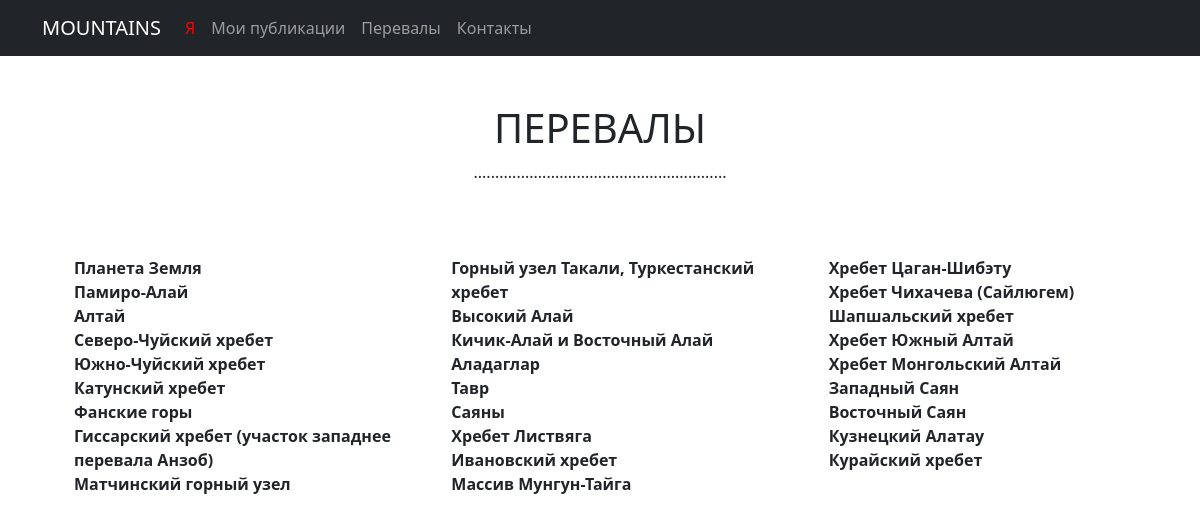
/mountains/pereval/, run on the app's committed database.
### Point/models.py (models this page shows)
class Pereval(models.Model):
    PE = 'Планета Земля'
    PA = 'Памиро-Алай'
    A = 'Алтай'
    NSR = 'Северо-Чуйский хребет'
    SCR = 'Южно-Чуйский хребет'
    KR = 'Катунский хребет'
    FM = 'Фанские горы'
    HR = 'Гиссарский хребет (участок западнее перевала Анзоб)'
    MMK = 'Матчинский горный узел'
    TH = 'Горный узел Такали, Туркестанский хребет'
    HA = 'Высокий Алай'
    EA = 'Кичик-Алай и Восточный Алай'
    ALA = 'Аладаглар'
    T = 'Тавр'
    S = 'Саяны'
    RL = 'Хребет Листвяга'
    IR = 'Ивановский хребет'
    MMT = 'Массив Мунгун-Тайга'
    RTS = 'Хребет Цаган-Шибэту'
    RCH = 'Хребет Чихачева (Сайлюгем)'
    SHR = 'Шапшальский хребет'
    RSA = 'Хребет Южный Алтай'
    RMA = 'Хребет Монгольский Алтай'
    WS = 'Западный Саян'
    ES = 'Восточный Саян'
    KA = 'Кузнецкий Алатау'
    KUR = 'Курайский хребет'
    POSITIONS = [
        (PE, 'Планета Земля'),
        (PA, 'Памиро-Алай'),
        (A, 'Алтай'),
        (NSR, 'Северо-Чуйский хребет'),
        (SCR, 'Южно-Чуйский хребет'),
        (KR, 'Катунский хребет'),
        (FM, 'Фанские горы'),
        (HR, 'Гиссарский хребет (участок западнее перевала Анзоб)'),
        (MMK, 'Матчинский горный узел'),
        (TH, 'Горный узел Такали, Туркестанский хребет'),
        (HA, 'Высокий Алай'),
        (EA, 'Кичик-Алай и Восточный Алай'),
        (ALA, 'Аладаглар'),
        (T, 'Тавр'),
        (S, 'Саяны'),
        (RL, 'Хребет Листвяга'),
        (IR, 'Ивановский хребет'),
        (MMT, 'Массив Мунгун-Тайга'),
        (RTS, 'Хребет Цаган-Шибэту'),
        (RCH, 'Хребет Чихачева (Сайлюгем)'),
        (SHR, 'Шапшальский хребет'),
        (RSA, 'Хребет Южный Алтай'),
        (RMA, 'Хребет Монгольский Алтай'),
        (WS, 'Западный Саян'),
        (ES, 'Восточный Саян'),
        (KA, 'Кузнецкий Алатау'),
        (KUR, 'Курайский хребет'),
    ]
    name_pereval = models.CharField(max_length=60, choices = POSITIONS, default = PE, unique = True)
    def __str__(self):
        return self.name_pereval

### Point/views.py (the view)
# urls.py: path('pereval/', PerevalList.as_view(), name='pereval'),
class PerevalList(ListView):                                                            # Для отображения всех перевалов
    model = Pereval
    template_name = 'pereval_list.html'
    context_object_name = 'pereval'

### templates/pereval_list.html
{% extends 'flatpages/default.html' %}
{% block title %}
<h1>ПЕРЕВАЛЫ</h1>
<p>...........................................................</p>
<p>&nbsp;</p>
<p style="text-align: center;"><strong>{% endblock title %}
{% block content %}
    {% if pereval %}</strong></p><div style="column-count: 3; text-align: center;"><ul style="list-style: none;">
        {% for name_pereval in pereval %}<li style="text-align: left;"><strong>{{ name_pereval }}</strong></li>
        {% endfor %}</ul></div><p style="text-align: center;"><strong>
    {% endif %}
{% endblock content %}</strong></p>

### data on the page
Pereval: name_pereval "Планета Земля"
Pereval: name_pereval "Памиро-Алай"
Pereval: name_pereval "Алтай"
Pereval: name_pereval "Северо-Чуйский хребет"
Pereval: name_pereval "Южно-Чуйский хребет"
Pereval: name_pereval "Катунский хребет"
Pereval: name_pereval "Фанские горы"
Pereval: name_pereval "Гиссарский хребет (участок западнее перевала Анзоб)"
Pereval: name_pereval "Матчинский горный узел"
Pereval: name_pereval "Горный узел Такали, Туркестанский хребет"
Pereval: name_pereval "Высокий Алай"
Pereval: name_pereval "Кичик-Алай и Восточный Алай"
Pereval: name_pereval "Аладаглар"
Pereval: name_pereval "Тавр"
Pereval: name_pereval "Саяны"
Pereval: name_pereval "Хребет Листвяга"
Pereval: name_pereval "Ивановский хребет"
Pereval: name_pereval "Массив Мунгун-Тайга"
Pereval: name_pereval "Хребет Цаган-Шибэту"
Pereval: name_pereval "Хребет Чихачева (Сайлюгем)"
Pereval: name_pereval "Шапшальский хребет"
Pereval: name_pereval "Хребет Южный Алтай"
Pereval: name_pereval "Хребет Монгольский Алтай"
Pereval: name_pereval "Западный Саян"
Pereval: name_pereval "Восточный Саян"
Pereval: name_pereval "Кузнецкий Алатау"
Pereval: name_pereval "Курайский хребет"
